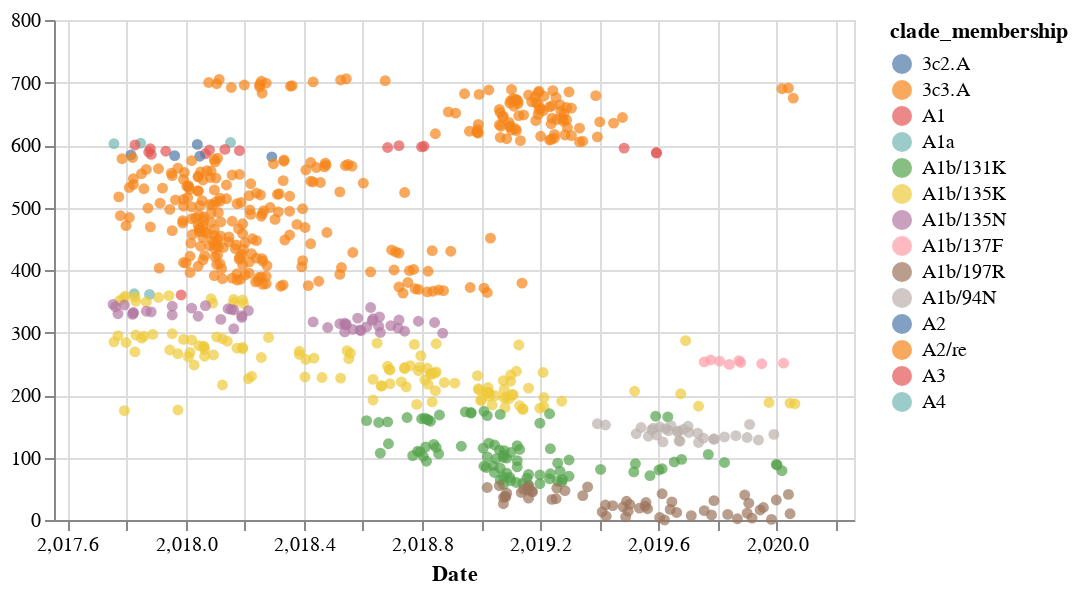

The notebook cell this image was saved under:
### Code cell
base = alt.Chart(node_df)
brush = alt.selection(type='interval', resolve='global')
base.mark_circle().encode(
    x=alt.X(
        "date:Q",
        scale=alt.Scale(
            domain=(node_df["date"].min() - 0.2, node_df["date"].max() + 0.2)),
        title="Date"
    ),
    y=alt.Y(
        "y:Q",
        title=""
    ),
    color=alt.condition(brush, "clade_membership", alt.ColorValue('gray')),
).add_selection(brush).properties(width=400, height=250)

### Figure 1 — Vega-Lite specification as saved in the notebook (floating-point values rounded to 4 significant figures; data arrays with more than 128 entries replaced by an {"elided": "..."} marker saying what was removed)
{"$schema": "https://vega.github.io/schema/vega-lite/v3.4.0.json", "config": {"mark": {"tooltip": null}, "view": {"height": 300, "width": 400}}, "data": {"name": "data-eb00391691e6128d1d831d4066cad452"}, "datasets": {"data-eb00391691e6128d1d831d4066cad452": {"elided": "707 records"}}, "encoding": {"color": {"condition": {"field": "clade_membership", "selection": "selector001", "type": "nominal"}, "value": "gray"}, "x": {"field": "date", "scale": {"domain": [2018.0, 2020.0]}, "title": "Date", "type": "quantitative"}, "y": {"field": "y", "title": "", "type": "quantitative"}}, "height": 250, "mark": "circle", "selection": {"selector001": {"resolve": "global", "type": "interval"}}, "width": 400}
